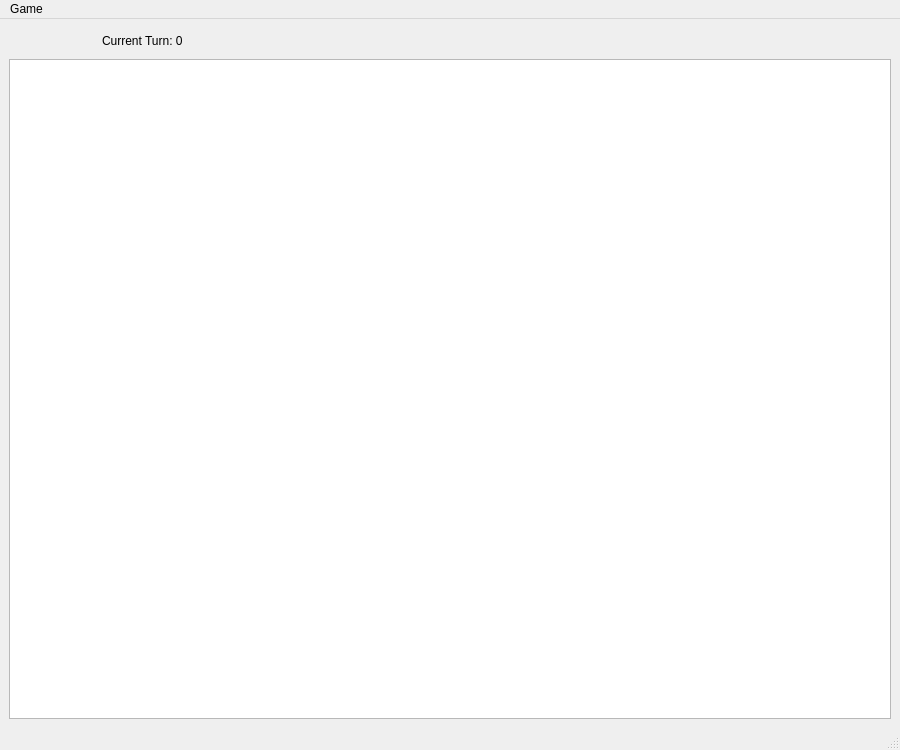
<?xml version="1.0" encoding="UTF-8"?>
<ui version="4.0">
 <class>ChessView</class>
 <widget class="QMainWindow" name="ChessView">
  <property name="geometry">
   <rect>
    <x>0</x>
    <y>0</y>
    <width>900</width>
    <height>750</height>
   </rect>
  </property>
  <property name="sizePolicy">
   <sizepolicy hsizetype="Fixed" vsizetype="Fixed">
    <horstretch>0</horstretch>
    <verstretch>0</verstretch>
   </sizepolicy>
  </property>
  <property name="maximumSize">
   <size>
    <width>1200</width>
    <height>1080</height>
   </size>
  </property>
  <property name="mouseTracking">
   <bool>false</bool>
  </property>
  <property name="windowTitle">
   <string>Chess</string>
  </property>
  <widget class="QWidget" name="centralwidget">
   <property name="sizePolicy">
    <sizepolicy hsizetype="Fixed" vsizetype="Fixed">
     <horstretch>0</horstretch>
     <verstretch>0</verstretch>
    </sizepolicy>
   </property>
   <layout class="QVBoxLayout" name="verticalLayout">
    <item>
     <layout class="QHBoxLayout" name="horizontalLayout">
      <property name="spacing">
       <number>1</number>
      </property>
      <property name="sizeConstraint">
       <enum>QLayout::SetDefaultConstraint</enum>
      </property>
      <item>
       <widget class="QLabel" name="turnLabel">
        <property name="maximumSize">
         <size>
          <width>300</width>
          <height>25</height>
         </size>
        </property>
        <property name="text">
         <string>Current Turn: 0</string>
        </property>
       </widget>
      </item>
      <item>
       <widget class="QLabel" name="KingInCheckLabel">
        <property name="maximumSize">
         <size>
          <width>300</width>
          <height>25</height>
         </size>
        </property>
        <property name="text">
         <string/>
        </property>
       </widget>
      </item>
     </layout>
    </item>
    <item>
     <widget class="QGraphicsView" name="graphicsView">
      <property name="sizePolicy">
       <sizepolicy hsizetype="Minimum" vsizetype="Minimum">
        <horstretch>0</horstretch>
        <verstretch>0</verstretch>
       </sizepolicy>
      </property>
      <property name="minimumSize">
       <size>
        <width>0</width>
        <height>575</height>
       </size>
      </property>
     </widget>
    </item>
   </layout>
  </widget>
  <widget class="QMenuBar" name="menubar">
   <property name="geometry">
    <rect>
     <x>0</x>
     <y>0</y>
     <width>900</width>
     <height>22</height>
    </rect>
   </property>
   <widget class="QMenu" name="menuGame">
    <property name="title">
     <string>Game</string>
    </property>
    <addaction name="actionNew_Game"/>
    <addaction name="actionExit"/>
   </widget>
   <addaction name="menuGame"/>
  </widget>
  <widget class="QStatusBar" name="statusbar"/>
  <action name="actionNew_Game">
   <property name="enabled">
    <bool>true</bool>
   </property>
   <property name="text">
    <string>New Game</string>
   </property>
  </action>
  <action name="actionExit">
   <property name="enabled">
    <bool>true</bool>
   </property>
   <property name="text">
    <string>Exit</string>
   </property>
  </action>
 </widget>
 <resources/>
 <connections/>
</ui>
